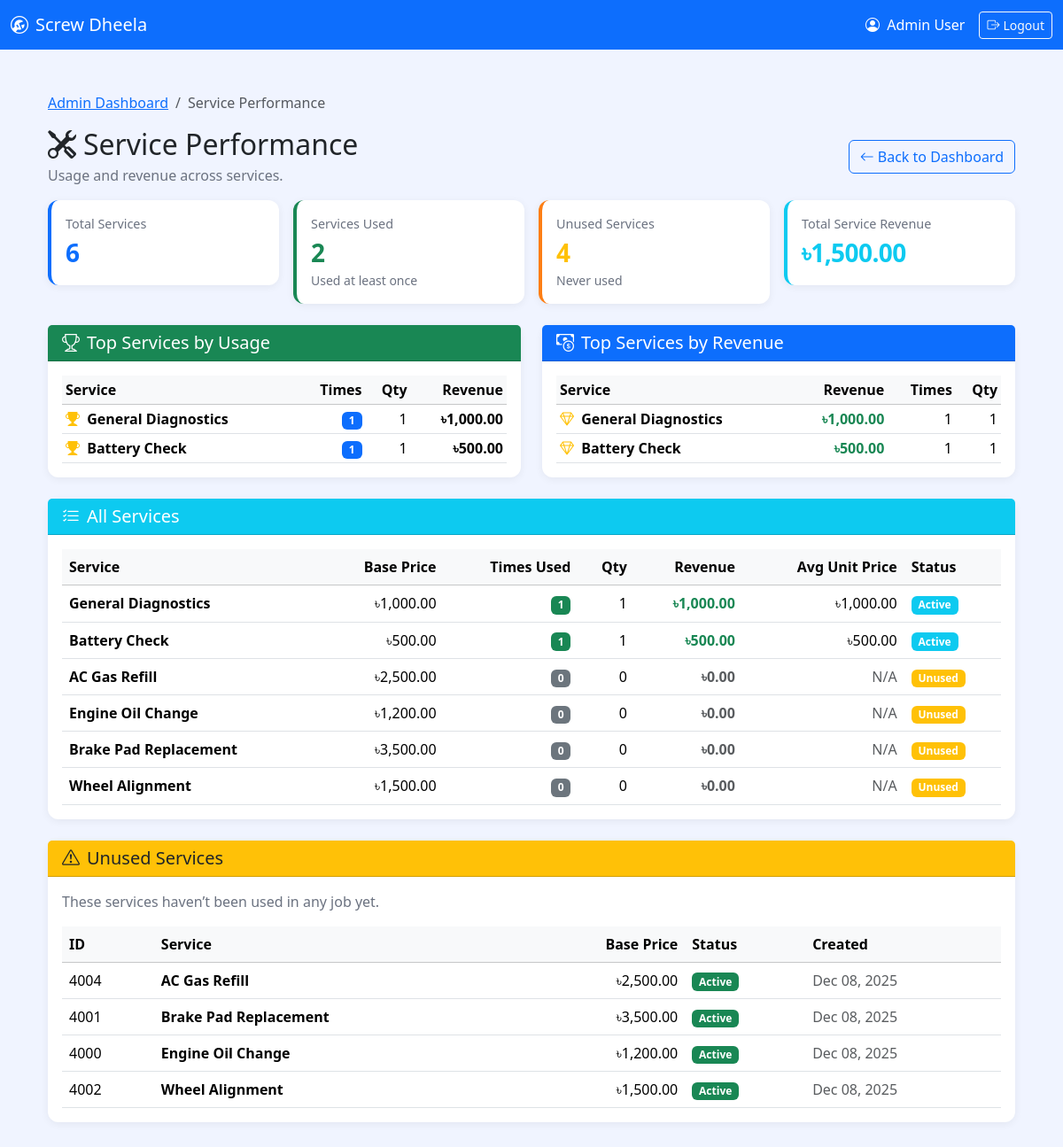
/public/reports/services.php (signed in), run on the app's committed database.
### tables this page shows
CREATE TABLE services (
  service_id INT AUTO_INCREMENT PRIMARY KEY,
  name VARCHAR(120) NOT NULL UNIQUE,
  base_price DECIMAL(10,2) NOT NULL DEFAULT 0.00,
  is_active TINYINT(1) NOT NULL DEFAULT 1,
  created_at TIMESTAMP NOT NULL DEFAULT CURRENT_TIMESTAMP
);

### public/reports/services.php (the view, shortened to what this page needs)
<?php
require_once '../../config/db.php';
require_once '../../includes/header.php';
function h($s){ return htmlspecialchars((string)$s, ENT_QUOTES, 'UTF-8'); }
$service_stats = $conn->query("
    SELECT
        s.service_id,
        s.name,
        s.base_price,
        s.is_active,
        COUNT(js.job_service_id) AS times_used,
        COALESCE(SUM(js.qty), 0) AS total_qty,
        COALESCE(SUM(js.line_total), 0) AS total_revenue,
        COALESCE(AVG(NULLIF(js.unit_price,0)), 0) AS avg_price
    FROM services s
    LEFT JOIN job_services js ON s.service_id = js.service_id
    GROUP BY s.service_id, s.name, s.base_price, s.is_active
    ORDER BY total_revenue DESC, times_used DESC
")->fetch_all(MYSQLI_ASSOC);
$top_by_usage = $conn->query("
    SELECT
        s.service_id,
        s.name,
        COUNT(js.job_service_id) AS usage_count,
        COALESCE(SUM(js.qty), 0) AS total_qty,
        COALESCE(SUM(js.line_total), 0) AS revenue
    FROM services s
    JOIN job_services js ON s.service_id = js.service_id
    GROUP BY s.service_id, s.name
    ORDER BY usage_count DESC, revenue DESC
    LIMIT 10
")->fetch_all(MYSQLI_ASSOC);
$top_by_revenue = $conn->query("
    SELECT
        s.service_id,
        s.name,
        COUNT(js.job_service_id) AS usage_count,
        COALESCE(SUM(js.qty), 0) AS total_qty,
        COALESCE(SUM(js.line_total), 0) AS revenue
    FROM services s
    JOIN job_services js ON s.service_id = js.service_id
    GROUP BY s.service_id, s.name
    ORDER BY revenue DESC, usage_count DESC
    LIMIT 10
")->fetch_all(MYSQLI_ASSOC);
$unused_services = $conn->query("
    SELECT
        s.service_id,
        s.name,
        s.base_price,
        s.is_active,
        s.created_at
    FROM services s
    LEFT JOIN job_services js ON s.service_id = js.service_id
    WHERE js.job_service_id IS NULL
    ORDER BY s.name
")->fetch_all(MYSQLI_ASSOC);
$total_services = count($service_stats);
$total_used = count(array_filter($service_stats, fn($s) => (int)$s['times_used'] > 0));
$total_unused = count($unused_services);
$total_revenue_all = array_sum(array_map('floatval', array_column($service_stats, 'total_revenue')));
?>
<div class="container-fluid py-4 page-wrap">
    <nav aria-label="breadcrumb" class="mb-3">
        <ol class="breadcrumb">
            <li class="breadcrumb-item"><a href="../admin_portal/admin_dashboard.php">Admin Dashboard</a></li>
            <li class="breadcrumb-item active">Service Performance</li>
        </ol>
    </nav>
    <div class="d-flex align-items-center justify-content-between flex-wrap gap-2 mb-3">
        <div>
            <h2 class="mb-1"><i class="bi bi-tools me-2"></i>Service Performance</h2>
            <div class="soft-muted">Usage and revenue across services.</div>
        </div>
        <a class="btn btn-outline-primary" href="../admin_portal/admin_dashboard.php">
            <i class="bi bi-arrow-left me-1"></i>Back to Dashboard
        </a>
    </div>
    <div class="row g-3 mb-4">
        <div class="col-md-3">
            <div class="card kpi-card">
                <div class="card-body">
                    <div class="kpi-title">Total Services</div>
                    <div class="kpi-value fs-3 text-primary"><?php echo (int)$total_services; ?></div>
                </div>
            </div>
        </div>
        <div class="col-md-3">
            <div class="card kpi-card" style="border-left-color:#198754;">
                <div class="card-body">
                    <div class="kpi-title">Services Used</div>
                    <div class="kpi-value fs-3 text-success"><?php echo (int)$total_used; ?></div>
                    <div class="soft-muted small">Used at least once</div>
                </div>
            </div>
        </div>
        <div class="col-md-3">
            <div class="card kpi-card" style="border-left-color:#fd7e14;">
                <div class="card-body">
                    <div class="kpi-title">Unused Services</div>
                    <div class="kpi-value fs-3 text-warning"><?php echo (int)$total_unused; ?></div>
                    <div class="soft-muted small">Never used</div>
                </div>
            </div>
        </div>
        <div class="col-md-3">
            <div class="card kpi-card" style="border-left-color:#0dcaf0;">
                <div class="card-body">
                    <div class="kpi-title">Total Service Revenue</div>
                    <div class="kpi-value fs-3 text-info">৳<?php echo number_format((float)$total_revenue_all, 2); ?></div>
                </div>
            </div>
        </div>
    </div>
    <div class="row g-4 mb-4">
        <div class="col-lg-6">
            <div class="card h-100">
                <div class="card-header bg-success text-white">
                    <h5 class="mb-0"><i class="bi bi-trophy me-2"></i>Top Services by Usage</h5>
                </div>
                <div class="card-body">
                    <?php if (empty($top_by_usage)): ?>
                        <p class="text-muted mb-0">No service usage data yet.</p>
                    <?php else: ?>
                        <div class="table-responsive">
                            <table class="table table-sm align-middle mb-0">
                                <thead class="table-light">
                                <tr>
                                    <th>Service</th>
                                    <th class="text-end">Times</th>
                                    <th class="text-end">Qty</th>
                                    <th class="text-end">Revenue</th>
                                </tr>
                                </thead>
                                <tbody>
                                <?php foreach ($top_by_usage as $i => $svc): ?>
                                    <tr>
                                        <td class="fw-semibold">
                                            <?php if ($i < 3): ?><i class="bi bi-trophy-fill text-warning me-1"></i><?php endif; ?>
                                            <?php echo h($svc['name']); ?>
                                        </td>
                                        <td class="text-end"><span class="badge bg-primary"><?php echo (int)$svc['usage_count']; ?></span></td>
                                        <td class="text-end"><?php echo (int)$svc['total_qty']; ?></td>
                                        <td class="text-end fw-bold">৳<?php echo number_format((float)$svc['revenue'], 2); ?></td>
                                    </tr>
                                <?php endforeach; ?>
                                </tbody>
                            </table>
                        </div>
                    <?php endif; ?>
                </div>
            </div>
        </div>
        <div class="col-lg-6">
            <div class="card h-100">
                <div class="card-header bg-primary text-white">
                    <h5 class="mb-0"><i class="bi bi-cash-coin me-2"></i>Top Services by Revenue</h5>
                </div>
                <div class="card-body">
                    <?php if (empty($top_by_revenue)): ?>
                        <p class="text-muted mb-0">No revenue data yet.</p>
                    <?php else: ?>
                        <div class="table-responsive">
                            <table class="table table-sm align-middle mb-0">
                                <thead class="table-light">
                                <tr>
                                    <th>Service</th>
                                    <th class="text-end">Revenue</th>
                                    <th class="text-end">Times</th>
                                    <th class="text-end">Qty</th>
                                </tr>
                                </thead>
                                <tbody>
                                <?php foreach ($top_by_revenue as $i => $svc): ?>
                                    <tr>
                                        <td class="fw-semibold">
                                            <?php if ($i < 3): ?><i class="bi bi-gem text-warning me-1"></i><?php endif; ?>
                                            <?php echo h($svc['name']); ?>
                                        </td>
                                        <td class="text-end fw-bold text-success">৳<?php echo number_format((float)$svc['revenue'], 2); ?></td>
                                        <td class="text-end"><?php echo (int)$svc['usage_count']; ?></td>
                                        <td class="text-end"><?php echo (int)$svc['total_qty']; ?></td>
                                    </tr>
                                <?php endforeach; ?>
                                </tbody>
                            </table>
                        </div>
                    <?php endif; ?>
                </div>
            </div>
        </div>
    </div>
    <div class="card mb-4">
        <div class="card-header bg-info text-white">
            <h5 class="mb-0"><i class="bi bi-list-check me-2"></i>All Services</h5>
        </div>
        <div class="card-body">
            <?php if (empty($service_stats)): ?>
                <p class="text-muted mb-0">No services found.</p>
            <?php else: ?>
                <div class="table-responsive">
                    <table class="table table-hover align-middle mb-0">
                        <thead class="table-light">
                        <tr>
                            <th>Service</th>
                            <th class="text-end">Base Price</th>
                            <th class="text-end">Times Used</th>
                            <th class="text-end">Qty</th>
                            <th class="text-end">Revenue</th>
                            <th class="text-end">Avg Unit Price</th>
                            <th>Status</th>
                        </tr>
                        </thead>
                        <tbody>
                        <?php foreach ($service_stats as $s): ?>
                            <?php
                                $times = (int)$s['times_used'];
                                $useBadge = $times > 0 ? 'bg-success' : 'bg-secondary';
                                $tag = $times > 5 ? ['Popular','success'] : ($times > 0 ? ['Active','info'] : ['Unused','warning']);
                            ?>
                            <tr>
                                <td class="fw-semibold"><?php echo h($s['name']); ?></td>
                                <td class="text-end">৳<?php echo number_format((float)$s['base_price'], 2); ?></td>
                                <td class="text-end"><span class="badge <?php echo $useBadge; ?>"><?php echo $times; ?></span></td>
                                <td class="text-end"><?php echo (int)($s['total_qty'] ?? 0); ?></td>
                                <td class="text-end fw-semibold <?php echo ((float)$s['total_revenue'] > 0) ? 'text-success' : 'text-muted'; ?>">
                                    ৳<?php echo number_format((float)($s['total_revenue'] ?? 0), 2); ?>
                                </td>
                                <td class="text-end">
                                    <?php if ((float)$s['avg_price'] > 0): ?>
                                        ৳<?php echo number_format((float)$s['avg_price'], 2); ?>
                                    <?php else: ?>
                                        <span class="text-muted">N/A</span>
                                    <?php endif; ?>
                                </td>
                                <td>
                                    <span class="badge bg-<?php echo $tag[1]; ?>"><?php echo $tag[0]; ?></span>
                                </td>
                            </tr>
                        <?php endforeach; ?>
                        </tbody>
                    </table>
                </div>
            <?php endif; ?>
        </div>
    </div>
    <?php if (!empty($unused_services)): ?>
        <div class="card mb-4">
            <div class="card-header bg-warning text-dark">
                <h5 class="mb-0"><i class="bi bi-exclamation-triangle me-2"></i>Unused Services</h5>
            </div>
            <div class="card-body">
                <div class="soft-muted mb-3">These services haven’t been used in any job yet.</div>
                <div class="table-responsive">
                    <table class="table table-hover align-middle mb-0">
                        <thead class="table-light">
                        <tr>
                            <th>ID</th>
                            <th>Service</th>
                            <th class="text-end">Base Price</th>
                            <th>Status</th>
                            <th>Created</th>
                        </tr>
                        </thead>
                        <tbody>
                        <?php foreach ($unused_services as $u): ?>
                            <tr>
                                <td><?php echo (int)$u['service_id']; ?></td>
                                <td class="fw-semibold"><?php echo h($u['name']); ?></td>
                                <td class="text-end">৳<?php echo number_format((float)$u['base_price'], 2); ?></td>
                                <td>
                                    <?php if ((int)$u['is_active'] === 1): ?>
                                        <span class="badge bg-success">Active</span>
                                    <?php else: ?>
                                        <span class="badge bg-secondary">Disabled</span>
                                    <?php endif; ?>
                                </td>
                                <td class="text-muted"><?php echo !empty($u['created_at']) ? date('M d, Y', strtotime($u['created_at'])) : ''; ?></td>
                            </tr>
                        <?php endforeach; ?>
                        </tbody>
                    </table>
                </div>
            </div>
        </div>
    <?php endif; ?>
</div>
<?php require_once '../../includes/footer.php'; ?>

### assets/css/style.css (style rules this page uses)
body { background-color: #f5f5f5; }
.card { box-shadow: 0 2px 4px rgba(0,0,0,0.05); }

### public/reports/services.php (style rules this page uses)
:root { --admin-bg:#f0f4ff; --admin-primary:#0d6efd; }
body { background: var(--admin-bg); }
.page-wrap { max-width: 1400px; margin: 0 auto; }
.card { border-radius: 12px; box-shadow: 0 2px 10px rgba(0,0,0,0.06); border: 0; }
.card-header { border-top-left-radius: 12px; border-top-right-radius: 12px; }
.kpi-card { border-left: 4px solid var(--admin-primary); }
.kpi-title { color:#6b7280; font-size:.9rem; }
.kpi-value { font-weight:800; letter-spacing:-.02em; }
.soft-muted { color:#6b7280; }

### data on the page
services: name "General Diagnostics", usage_count "1", total_qty "1", revenue "1,000.00", base_price "1,000.00", times "1", total_revenue "1,000.00", avg_price "1,000.00", tag "Active"
services: name "Battery Check", usage_count "1", total_qty "1", revenue "500.00", base_price "500.00", times "1", total_revenue "500.00", avg_price "500.00", tag "Active"
services: name "AC Gas Refill", base_price "2,500.00", times "0", total_qty "0", total_revenue "0.00", shows "N/A", tag "Unused", service_id "4004", is_active "Active", created_at "Dec 08, 2025"
services: name "Engine Oil Change", base_price "1,200.00", times "0", total_qty "0", total_revenue "0.00", shows "N/A", tag "Unused", service_id "4000", is_active "Active", created_at "Dec 08, 2025"
services: name "Brake Pad Replacement", base_price "3,500.00", times "0", total_qty "0", total_revenue "0.00", shows "N/A", tag "Unused", service_id "4001", is_active "Active", created_at "Dec 08, 2025"
services: name "Wheel Alignment", base_price "1,500.00", times "0", total_qty "0", total_revenue "0.00", shows "N/A", tag "Unused", service_id "4002", is_active "Active", created_at "Dec 08, 2025"

### other printed values
$_SESSION['staff_name'] "Admin User"
$total_services "6"
$total_used "2"
$total_unused "4"
$total_revenue_all "1,500.00"
